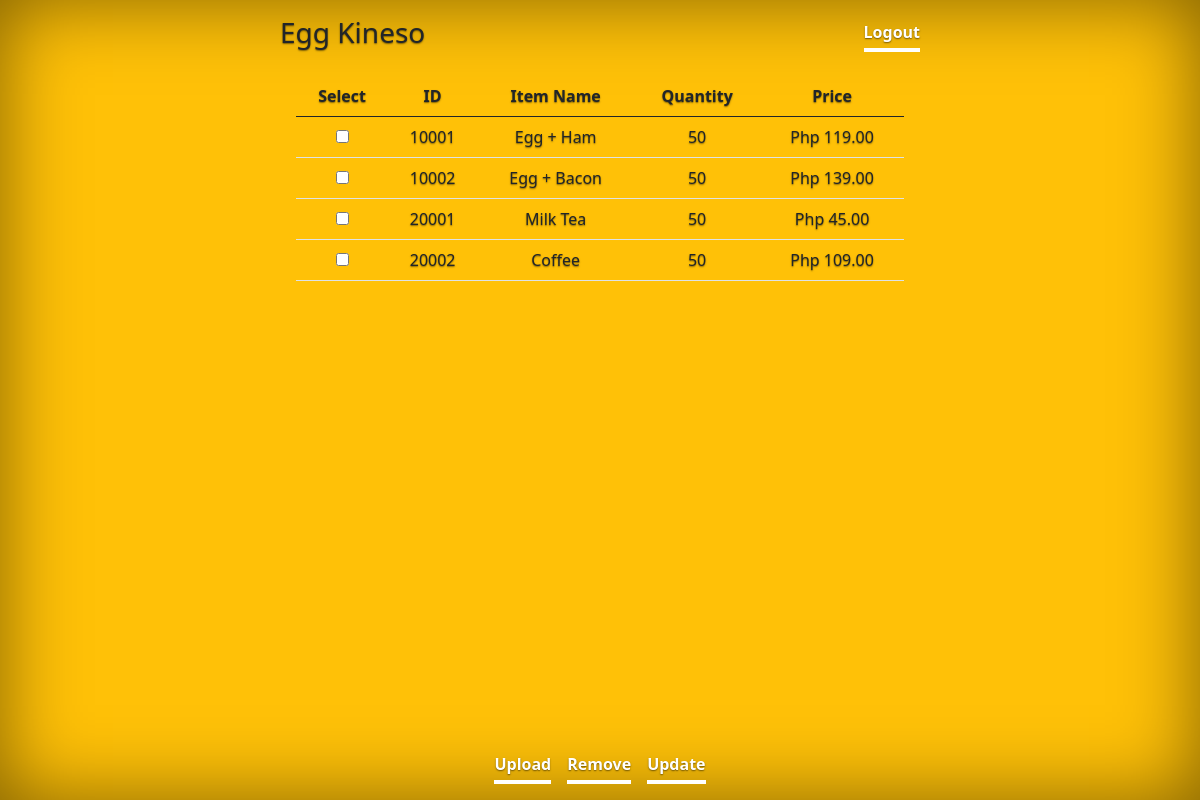
The app's page /admin.php with its own data.
### tables this page shows
CREATE TABLE `item_table` (
  `id` varchar(5) NOT NULL,
  `type1` varchar(100) NOT NULL,
  `item_name` varchar(100) NOT NULL,
  `quantity` varchar(3) NOT NULL,
  `price` varchar(3) NOT NULL
);

### admin.php (the view, shortened to what this page needs)
<?php
include("php/connections.php");
?>
<!doctype html>
<html lang="en" class="h-100">
  <head>
<link href="assets/dist/css/bootstrap.min.css" rel="stylesheet">
    <link href="css/cover.css" rel="stylesheet">
  </head>
  <body class="d-flex h-100 text-center bg-warning">
<div class="cover-container d-flex w-100 h-100 p-3 mx-auto flex-column">
  <header class="mb-4">
    <div>
      <h3 class="float-md-start mb-0">Egg Kineso</h3>
      <nav class="nav nav-masthead justify-content-center float-md-end">
        <a class="nav-link active" aria-current="page" href="php/logout.php">Logout</a>
      </nav>
    </div>
  </header>
  <main class="px-3">
      <div class="row">
          <div class="col-12 table-responsive">
              <table class="table table-hover">
                  <thead>
                      <tr>
                        <th col="1">Select</th>
                        <th col="1">ID</th>
                        <th col="8">Item Name</th>
                        <th col="1">Quantity</th>
                        <th col="1">Price</th>
                     </tr>
                  </thead>
                  <tbody>
                  <?php
                  $query = "SELECT * FROM item_table";
                  $result = mysqli_query($con, $query);
                  while($row = mysqli_fetch_assoc($result)){
                    echo'
                     <tr>
                         <td> <input type="checkbox" value="'.$row['id'].'"> </td>
                         <td> '.$row['id'].' </td>
                         <td> '.$row['item_name'].' </td>
                         <td> '.$row['quantity'].' </td>
                         <td> Php '.$row['price'].'.00 </td>
                     </tr>';
                  }
                     ?>
                  </tbody>
              </table>
          </div>
      </div>
  </main>
  <footer class="mt-auto text-white-50">
  <nav class="nav nav-masthead justify-content-center float-md-center">
        <a class="nav-link active"  href="upload.php">Upload</a>
        <a class="nav-link active" href="#">Remove</a>
        <a class="nav-link active" href="#">Update</a>
      </nav>
  </footer>
</div>
  </body>
</html>

### css/cover.css (style rules this page uses)
body { text-shadow: 0 0.05rem 0.1rem rgba(0, 0, 0, 0.5); box-shadow: inset 0 0 5rem rgba(0, 0, 0, 0.5); }
.cover-container { max-width: 42em; }
.nav-masthead .nav-link { padding: 0.25rem 0; font-weight: 700; color: rgba(255, 255, 255, 0.5); background-color: transparent; border-bottom: 0.25rem solid transparent; }
.nav-masthead .nav-link + .nav-link { margin-left: 1rem; }
.nav-masthead .active { color: #fff; border-bottom-color: #fff; }

### records on screen
item_table: id "10001", item_name "Egg + Ham", quantity "50", price "119"
item_table: id "10002", item_name "Egg + Bacon", quantity "50", price "139"
item_table: id "20001", item_name "Milk Tea", quantity "50", price "45"
item_table: id "20002", item_name "Coffee", quantity "50", price "109"
